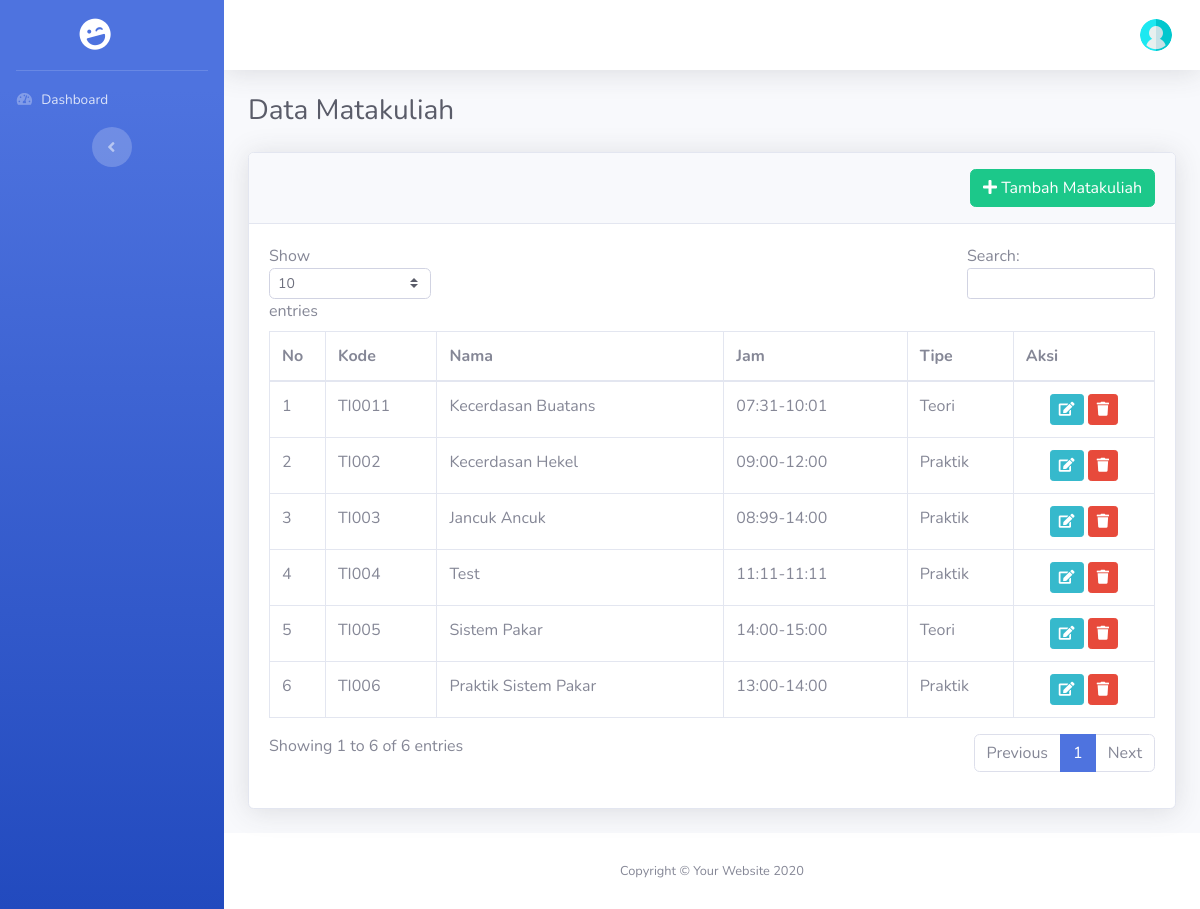
The app's page /index.php/admin/matakuliah with its own data.
### tables this page shows
CREATE TABLE `matakuliah` (
  `id` bigint NOT NULL AUTO_INCREMENT,
  `kode_matkul` varchar(255) NOT NULL,
  `nama` varchar(255) NOT NULL,
  `status` enum('aktif','tidak') NOT NULL,
  `jam_mulai` varchar(20) NOT NULL,
  `jam_selesai` varchar(20) NOT NULL,
  `kelas` int NOT NULL,
  `sks` int NOT NULL,
  `tipe` enum('teori','praktik','praktikum') NOT NULL,
  `semester` enum('ganjil','genap') NOT NULL,
  `id_dosen` bigint DEFAULT NULL,
  PRIMARY KEY (`id`)
);

### application/controllers/Admin.php (called while the page is built, shortened)
<?php
class Admin extends CI_Controller
{
    function __construct()
    {
        $this->load->Model('M_admin','mod');
    }
    public function matakuliah()
    {
        $data['halaman']    = "Data Matakuliah";
        $data['matakuliah']  = $this->mod->m_get_all_matakuliah();
        $this->load->view('head.php', $data);
        $this->load->view('sidebar.php');
        $this->load->view('header.php');
        $this->load->view('admin/matakuliah/index.php', $data);
        $this->load->view('footer.php');
    }
}

### index.php (called while the page is built, shortened)
<?php
require_once BASEPATH.'core/CodeIgniter.php';

### application/models/M_admin.php (called while the page is built, shortened)
<?php
Class M_admin extends CI_Model
{
    public function m_get_all_matakuliah()
    {
        $this->db->select()
            ->from('matakuliah');
        $query = $this->db->get_compiled_select();
        $data  = $this->db->query($query)->result_array();
        return $data;
    }
}

### application/views/admin/matakuliah/index.php (the view, shortened to what this page needs)
<div class="container-fluid">
    <h1 class="h3 mb-4 text-gray-800">Data Matakuliah</h1>
    <div class="card shadow mb-4">
        <div class="card-header py-3">
            <a href="<?php echo base_url('admin/tambah_matakuliah')?>" class="btn btn-success float-right" ><i class="fas fa-plus"></i>&nbsp;Tambah Matakuliah</a>
        </div>
        <div class="card-body">
            <div class="table-responsive">
                <table class="table table-bordered" id="dataTable" width="100%" cellspacing="0">
                    <thead>
                        <tr>
                            <th>No</th>
                            <th>Kode</th>
                            <th>Nama</th>
                            <th>Jam</th>
                            <th>Tipe</th>
                            <th>Aksi</th>
                        </tr>
                    </thead>
                    <tbody>
                        <?php
                            $i = 1;
                            foreach($matakuliah as $mat):?>
                            <tr>
                                <td><?php echo $i;?></td>
                                <td><?php echo $mat['kode_matkul'];?></td>
                                <td><?php echo $mat['nama'];?></td>
                                <td><?php echo $mat['jam_mulai']."-".$mat['jam_selesai'];?></td>
                                <td><?php echo ucwords($mat['tipe']);?></td>
                                <td class="text-center">
                                    <a href="<?php echo base_url('admin/edit_matakuliah/').$mat['id']?>" class="btn btn-info btn-sm"><i class="fas fa-edit"></i></a>
                                    <a href="<?php echo base_url('admin/hapus_matakuliah/').$mat['id']?>" class="btn btn-danger btn-sm"><i class="fas fa-trash"></i></a>
                                </td>
                            </tr>
                        <?php
                            $i++;
                            endforeach;?>
                    </tbody>
                </table>
            </div>
        </div>
    </div>
</div>

### records on screen
matakuliah: kode_matkul "TI0011", nama "Kecerdasan Buatans", jam_mulai "07:31", jam_selesai "10:01", tipe "Teori"
matakuliah: kode_matkul "TI002", nama "Kecerdasan Hekel", jam_mulai "09:00", jam_selesai "12:00", tipe "Praktik"
matakuliah: kode_matkul "TI003", nama "Jancuk Ancuk", jam_mulai "08:99", jam_selesai "14:00", tipe "Praktik"
matakuliah: kode_matkul "TI004", nama "Test", jam_mulai "11:11", jam_selesai "11:11", tipe "Praktik"
matakuliah: kode_matkul "TI005", nama "Sistem Pakar", jam_mulai "14:00", jam_selesai "15:00", tipe "Teori"
matakuliah: kode_matkul "TI006", nama "Praktik Sistem Pakar", jam_mulai "13:00", jam_selesai "14:00", tipe "Praktik"
